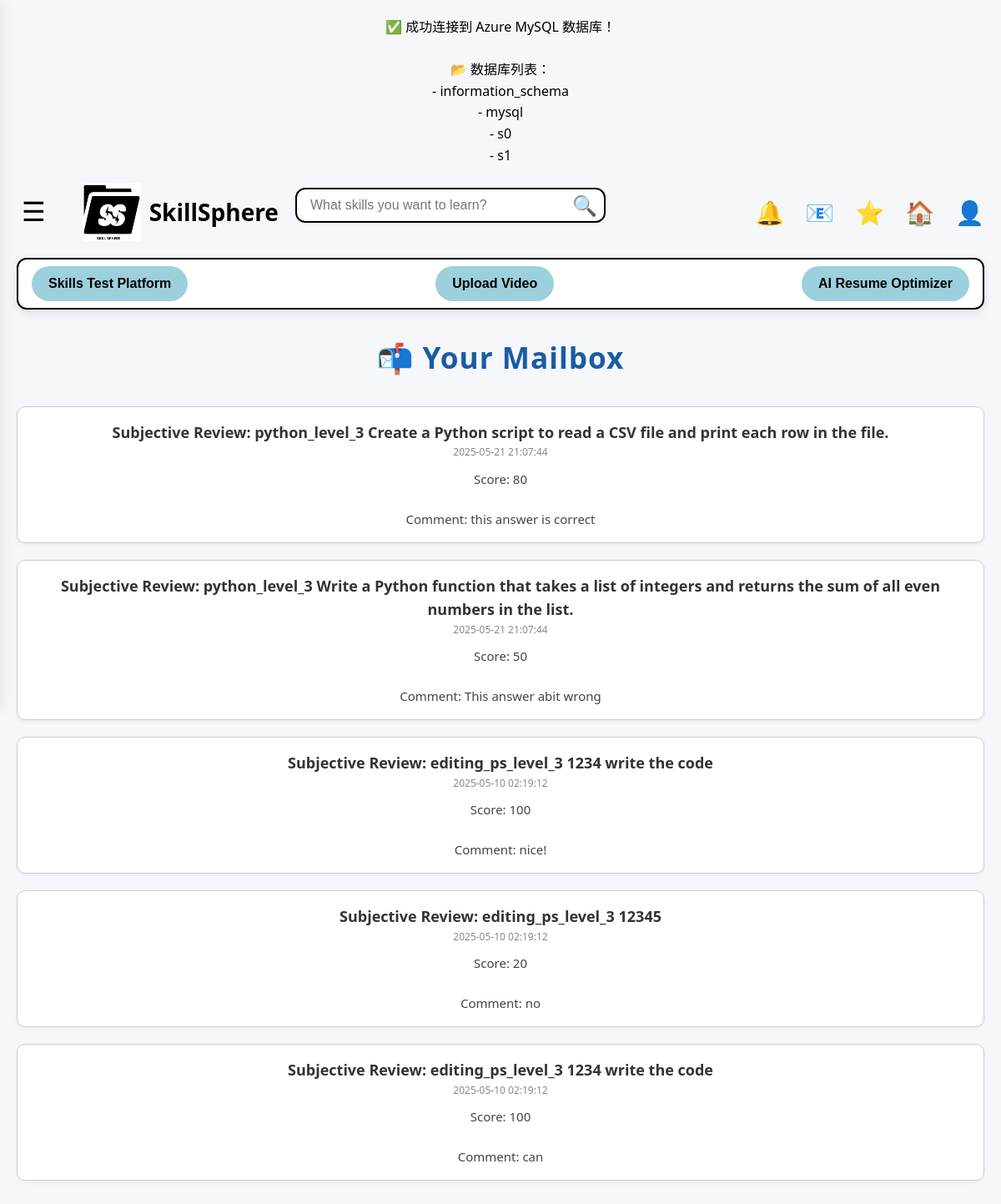
Page /templates/mail.php (signed in) on the committed database.
### tables this page shows
CREATE TABLE `subjective_submissions` (
  `id` int(11) NOT NULL,
  `user_id` int(11) DEFAULT NULL,
  `skill_category` varchar(255) DEFAULT NULL,
  `question_text` text DEFAULT NULL,
  `user_answer` text DEFAULT NULL,
  `submitted_at` datetime DEFAULT current_timestamp(),
  `instructor_score` int(11) DEFAULT NULL,
  `instructor_comment` text DEFAULT NULL
);

### templates/mail.php (the view, shortened to what this page needs)
<?php
require 'db.php';
$stmt = $pdo->prepare("SELECT id, CONCAT('Subjective Review: ', skill_category, ' ', question_text) as title, CONCAT('Score: ', instructor_score, '\nComment: ', instructor_comment) as message, submitted_at as created_at FROM subjective_submissions WHERE user_id = ? AND instructor_score IS NOT NULL ORDER BY created_at DESC");
$stmt->execute([$_SESSION['user_id']]);
$announcements = $stmt->fetchAll(PDO::FETCH_ASSOC);
?>
<!DOCTYPE html>
<html>
<head>
  <?php include 'nav.php'; ?>
</head>
<body>
  <h2>📬 Your Mailbox</h2>
  <?php if (count($announcements) > 0): ?>
    <?php foreach ($announcements as $a): ?>
      <div class="mail-item">
        <div class="mail-title"><?= htmlspecialchars($a['title']) ?></div>
        <div class="mail-date"><?= $a['created_at'] ?></div>
        <div class="mail-message"><?= nl2br(htmlspecialchars($a['message'])) ?></div>
      </div>
    <?php endforeach; ?>
  <?php else: ?>
    <p style="text-align:center;">No mail yet.</p>
  <?php endif; ?>
</body>
</html>

### templates/style.css (style rules this page uses)
body { font-family: Arial, sans-serif; margin: 0; padding: 0; text-align: center; background-color: white; }

### templates/nav.php (style rules this page uses)
body { font-family: 'Segoe UI', Arial, sans-serif; padding: 20px; }
h2 { text-align: center; margin-bottom: 30px; color: #1a5ca4; font-size: 2.2em; letter-spacing: 1px; }
body { font-family: 'Segoe UI', Tahoma, Geneva, Verdana, sans-serif; line-height: 1.6; background-color: #f5f7fa; margin: 0; padding: 20px; }

### templates/mail.php (style rules this page uses)
h2 { text-align: center; margin-bottom: 30px; }
.mail-item { background-color: white; border: 1px solid #ccc; padding: 16px; border-radius: 10px; margin-bottom: 20px; box-shadow: 0 2px 5px rgba(0,0,0,0.05); }
.mail-title { font-weight: bold; font-size: 18px; color: #333; }
.mail-date { font-size: 12px; color: #888; margin-bottom: 10px; }
.mail-message { font-size: 15px; color: #444; white-space: pre-line; }

### rows in the picture
subjective_submissions: title "Subjective Review: python_level_3 Create a Python script to read a CSV file and print each row in the file.", submitted_at "2025-05-21 21:07:44", message "Score: 80 Comment: this answer is correct"
subjective_submissions: title "Subjective Review: python_level_3 Write a Python function that takes a list of integers and returns the sum of all even numbers in the list.", submitted_at "2025-05-21 21:07:44", message "Score: 50 Comment: This answer abit wrong"
subjective_submissions: title "Subjective Review: editing_ps_level_3 1234 write the code", submitted_at "2025-05-10 02:19:12", message "Score: 100 Comment: nice!"
subjective_submissions: title "Subjective Review: editing_ps_level_3 12345", submitted_at "2025-05-10 02:19:12", message "Score: 20 Comment: no"
subjective_submissions: title "Subjective Review: editing_ps_level_3 1234 write the code", submitted_at "2025-05-10 02:19:12", message "Score: 100 Comment: can"

### other values in the picture
$row['Database'] "information_schema"
$row['Database'] "mysql"
$row['Database'] "s0"
$row['Database'] "s1"
